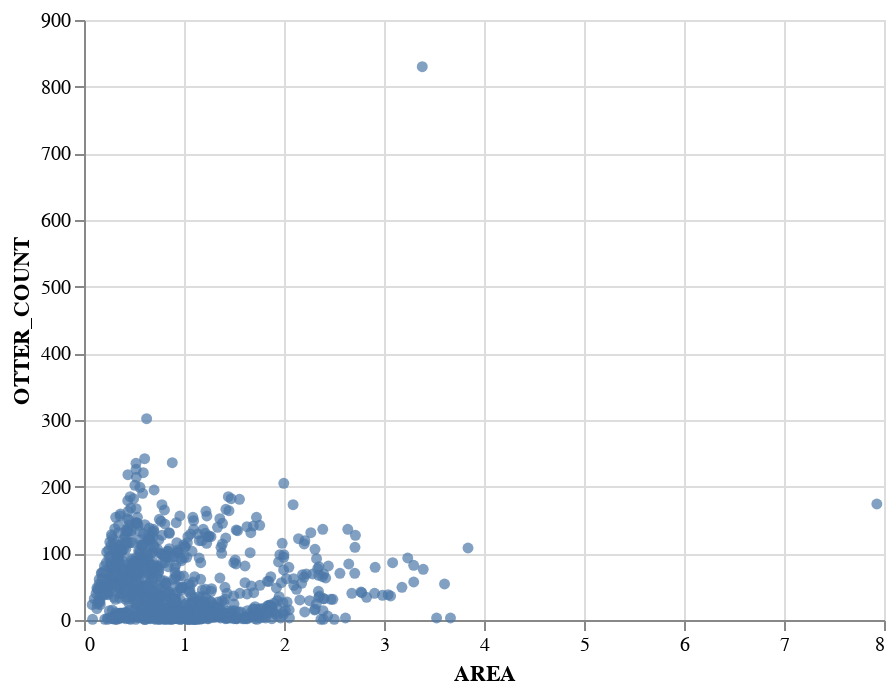

The code cell stored with this chart in its notebook:
### Code cell
habitat_properties = habitat_properties_given_min_otter(hab_groups,threshold=0)
otter_area_groups = habitat_properties.groupby('AREA')['AREA','OTTER_COUNT'].head()
alt.Chart(otter_area_groups).mark_circle().encode(
    x='AREA',
    y='OTTER_COUNT'
)

### Figure 1 — Vega-Lite specification as saved in the notebook (floating-point values rounded to 4 significant figures; data arrays with more than 128 entries replaced by an {"elided": "..."} marker saying what was removed)
{"config": {"view": {"continuousWidth": 400, "continuousHeight": 300}}, "data": {"name": "data-948226cc51f149c187f4fdf9da00d967"}, "mark": "circle", "encoding": {"x": {"type": "quantitative", "field": "AREA"}, "y": {"type": "quantitative", "field": "OTTER_COUNT"}}, "$schema": "https://vega.github.io/schema/vega-lite/v4.8.1.json", "datasets": {"data-948226cc51f149c187f4fdf9da00d967": {"elided": "1000 records"}}}
